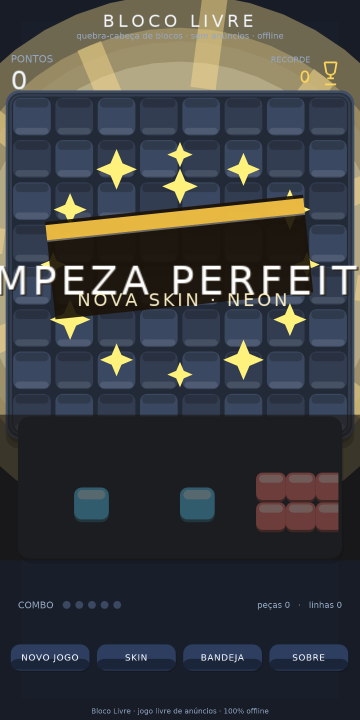
#> input picture screenshots/07_clear.png, 720 x 1440 px, found by its file name (shown at 1/2 size)
$ python critic_r6_claim2.py
#> lines starting #> are read from the running program, lines starting #| are printed output that depends on the picture; after the words box and inside, x2 and y2 are one past the last pixel; in counts of white or black regions, pixels touching at a corner belong together
#!/usr/bin/env python3
"""R6 CLAIM 1 + 2 refined: star crown components, ellipse fit, halo/rays."""
import os
import numpy as np
from PIL import Image

S = '/home/z/my-project/critic_shots/r6'

a = np.asarray(Image.open(os.path.join(S, '07_clear.png')).convert('RGB'), dtype=np.int16)
r, g, b = a[...,0], a[...,1], a[...,2]
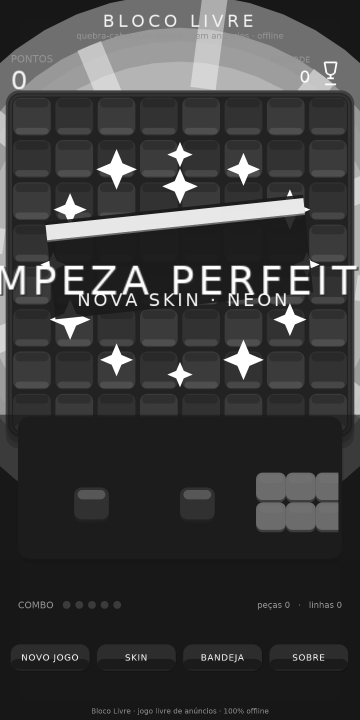
#> r: shape (1440, 720) int16 (shown at 1/2 size); min 19, max 255, mean 60.5
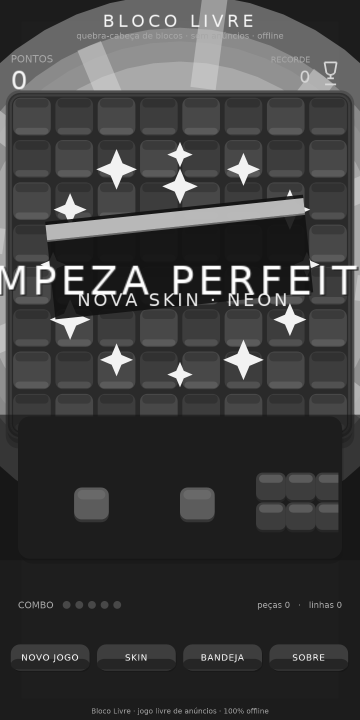
#> g: shape (1440, 720) int16 (shown at 1/2 size); min 20, max 255, mean 62.6
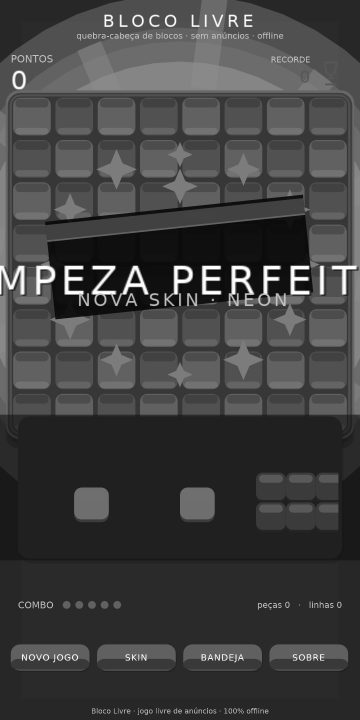
#> b: shape (1440, 720) int16 (shown at 1/2 size); min 9, max 255, mean 64.7
lum = a.mean(axis=2)
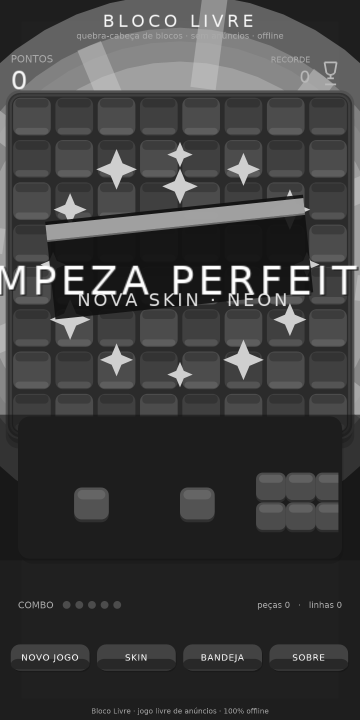
#> lum: shape (1440, 720) float64 (shown at 1/2 size); min 19.67, max 255, mean 62.6

# gold mask tuned to exclude cream halo (halo is cream 152..176 with high B)
gold_strict = (r > 185) & (g > 130) & (b < 110) & (r >= g + 45) & (lum > 130)
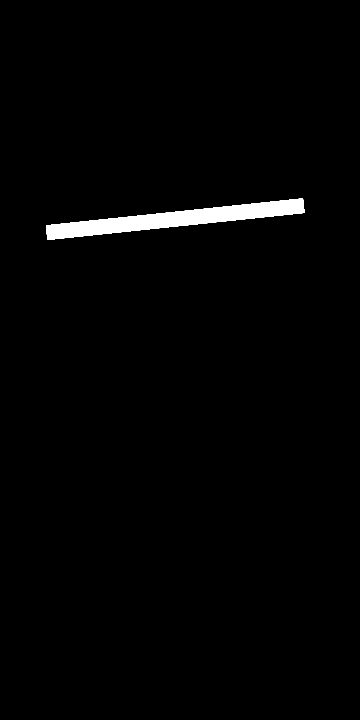
#> gold_strict: shape (1440, 720) bool (shown at 1/2 size); 1.5% white; 1 white region, box (x1, y1, x2, y2) and area: (92, 397, 609, 480) 15347

# Board bounds
BX0, BX1 = 186, 609
# Board vertical bounds: rows containing the well grid. From ASCII: wells appear
# from about y=280 to y=1130. Find precise top/bottom via row edges on empty board:
edge_rows = np.abs(np.diff(lum[:, 200:600].mean(axis=1)))
#> edge_rows = 1439 values, max 59.23 at index 530, min 0 at index 181, mean 1.66
cand = np.argsort(edge_rows)[::-1][:20]
#> cand = 20 values, max 1426 at index 3, min 53 at index 9, mean 733.5
print('strong row edges on empty board (y, strength):', sorted([(int(y), int(edge_rows[y])) for y in cand]))
#> (printed output is left out)

gz = gold_strict[250:1150, BX0:BX1]
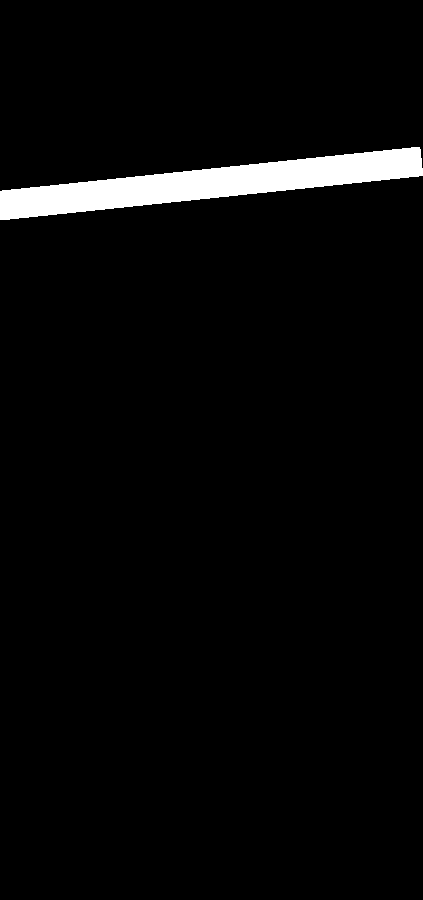
#> gz: shape (900, 423) bool; 3.3% white; 1 white region, box (x1, y1, x2, y2) and area: (0, 147, 423, 220) 12574
ys, xs = np.nonzero(gz)
#> ys = 12574 values from 147 to 219; xs = 12574 values, max 422 at index 2426, min 0 at index 8430, mean 210.4
print('strict gold px in board zone:', int(gz.sum()))
#| strict gold px in board zone: 12574

# connected components via scipy if available, else pure python BFS
mask = np.zeros_like(gz, dtype=np.int32)
try:
    from scipy import ndimage
    lab, n = ndimage.label(gz)
#> n = 1
    sizes = ndimage.sum(gz, lab, range(1, n+1))
#> sizes = [12574]
    coms = []
    for k in range(1, n+1):
        if sizes[k-1] < 20:
            continue
        yy, xx = np.nonzero(lab == k)
        coms.append((int(sizes[k-1]), int(xx.min()+BX0), int(xx.max()+BX0),
                     int(yy.min()+250), int(yy.max()+250),
                     int(xx.mean()+BX0), int(yy.mean()+250)))
#> after the loop, coms = [(12574, 186, 608, 397, 469, 396, 432)]
    coms.sort(reverse=True)
    print(f'{len(coms)} strict gold components (size, x0,x1,y0,y1, cx,cy):')
#| 1 strict gold components (size, x0,x1,y0,y1, cx,cy):
    for c in coms[:30]:
        print('   ', c)
#> this loop made 1 pass
#|     (12574, 186, 608, 397, 469, 396, 432)
    # ellipse fit: stars that are "crown" = on ellipse around board center
    cx_board, cy_board = (BX0+BX1)/2, None
    # compute board center y from well grid
except ImportError:
    print('scipy missing')

$ run again, with screenshots/01_main_classic.png copied over screenshots/07_clear.png
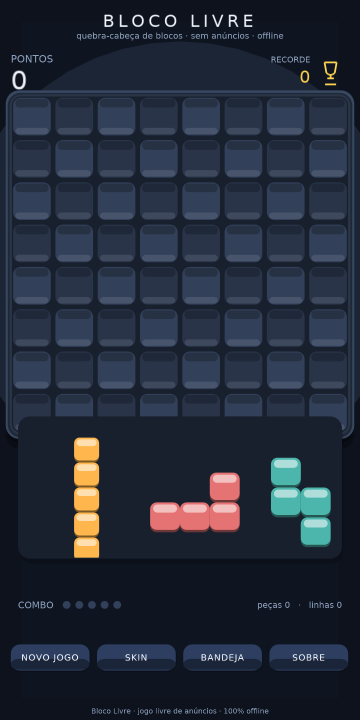
#> input picture screenshots/01_main_classic.png, 720 x 1440 px, found by its file name (shown at 1/2 size)
#> `gold_strict = (r > 185) & (g > 130) & (b < 110) & (r >= g + 45) & (lum..`:
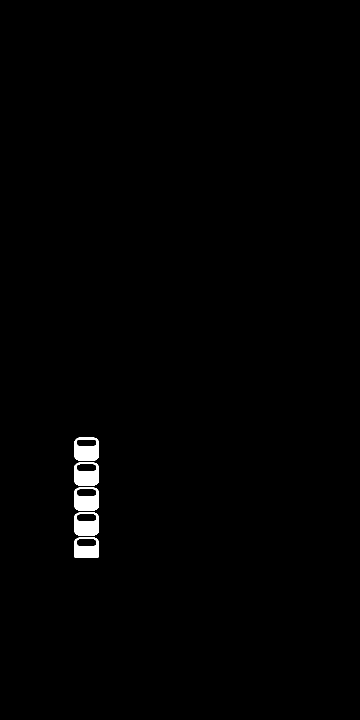
#> gold_strict: shape (1440, 720) bool (shown at 1/2 size); 0.78% white; 5 white regions, box (x1, y1, x2, y2) and area: (148, 875, 198, 921) 1698, (148, 925, 198, 971) 1672, (148, 975, 198, 1021) 1671, (148, 1025, 198, 1071) 1671, (148, 1075, 198, 1115) 1418
#> edge_rows = 1439 values, max 49.75 at index 67, min 0 at index 0, mean 1.45
#> cand = 20 values, max 1426 at index 2, min 28 at index 13, mean 600.9
#> (printed output is left out)
#> `gz = gold_strict[250:1150, BX0:BX1]`:
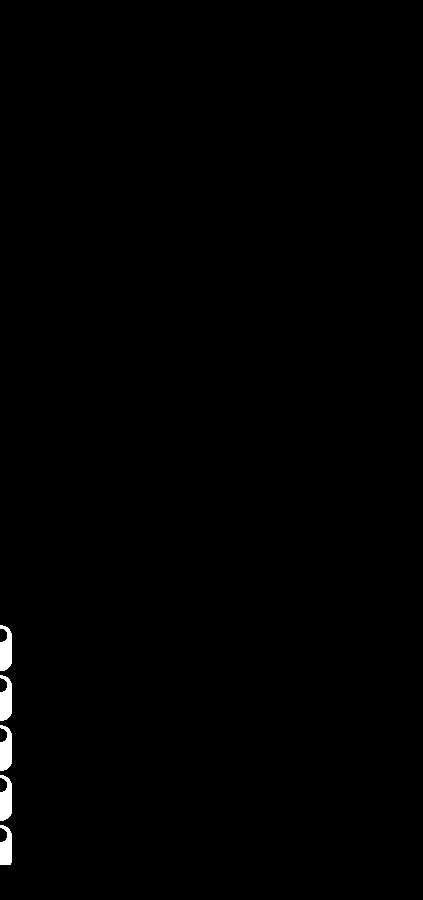
#> gz: shape (900, 423) bool; 0.54% white; 5 white regions, box (x1, y1, x2, y2) and area: (0, 625, 12, 671) 423, (0, 675, 12, 721) 422, (0, 725, 12, 771) 422, (0, 775, 12, 821) 421, (0, 825, 12, 865) 372
#> ys = 2060 values from 625 to 864; xs = 2060 values, max 11 at index 50, min 0 at index 0, mean 5.66
#| strict gold px in board zone: 2060
#> lab: shape (900, 423) int32; 6 distinct labels, from 0 to 5
#> n = 5
#> sizes = [423, 422, 422, 421, 372]
#> after the loop `for k in range(1, n+1):`: coms = [(423, 186, 197, 875, 920, 191, 900), (422, 186, 197, 925, 970, 191, 950), (422, 186, 197, 975, 1020, 191, 1000), (421, 186, 197, 1025, 1070, 191, 1049), (372, 186, 197, 1075, 1114, 191, 1097)]
#| 5 strict gold components (size, x0,x1,y0,y1, cx,cy):
#> the loop `for c in coms[:30]:` made 5 passes
#> (printed output is left out)
